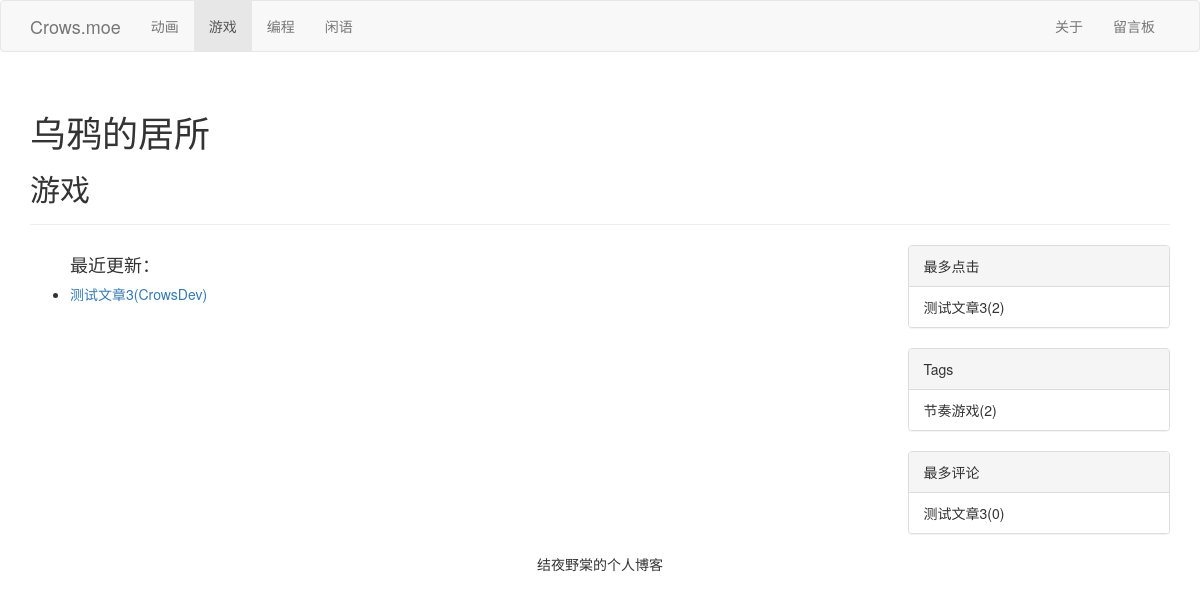
The app's page /blog/2/ with its own data.
### blog/models.py (models this page shows, shortened)
class Category(models.Model):
    category_name = models.CharField(max_length=30)
    clicks = models.IntegerField(default=0)

class Article(models.Model):
    title = models.CharField(max_length=100)
    author = models.ForeignKey(Author)
    category = models.ForeignKey(Category)
    tags = models.ManyToManyField(Tag, blank=True)
    publish_time = models.DateTimeField(auto_now_add=True)
    last_update_time = models.DateField(auto_now=True)
    text = models.TextField()
    comments = models.ManyToManyField(Comment, blank=True)
    comments_count = models.IntegerField(default=0)
    clicks = models.IntegerField(default=0)

class Author(models.Model):
    name = models.CharField(max_length=30)
    email = models.EmailField()
    def __str__(self):
        return self.name

class Tag(models.Model):
    tag_name = models.CharField(max_length=30)
    clicks = models.IntegerField(default=0)
    category = models.ForeignKey(Category, null=True)

### blog/views.py (the view)
# urls.py: url(r'^(?P<category_id>\d+)/$', views.category_view, name='category'),
def category_view(request, category_id):
    _category = get_object_or_404(Category, pk=category_id)
    category_list = Category.objects.all()
    sbd = SidebarData()
    content = sbd.gather_data(_category)
    _category.clicks += 1
    content.update({'category': _category, 'category_list': category_list})
    return render(request, 'blog/category.html', content)

### blog/templatetags/blog_filter.py (called while the page is built)
@register.filter()
def article_cmt_count(article):
    return article.comments.count()

### blog/templates/blog/category.html (shortened to what this page needs)
{% extends 'blog/base_blog.html' %}
{% block nav_var_left %}
  {% for category_item in category_list %}
    {% ifequal category_item.id category.id %}
      <li class="active"><a href="{% url 'blog:category' category_item.id %}">
        {{ category_item.category_name }}</a></li>
    {% else %}
      <li><a href="{% url 'blog:category' category_item.id %}">
        {{ category_item.category_name }}</a></li>
    {% endifequal %}
  {% endfor %}
{% endblock %}
{% block top_banner %}
  <h1>乌鸦的居所</h1>
  <h2>{{ category.category_name }}</h2>
{% endblock %}
{% block main_area %}
  {% if category %}
    {% if recent_update %}
      <ul><h4>最近更新：</h4>
        {% for article in recent_update %}
          <li><a href="{% url 'blog:article' article.id %}">{{ article.title }}({{ article.author }})</a></li>
        {% endfor %}
      </ul>
    {% else %}
      <h4>暂时还没有文章，敬请期待</h4>
    {% endif %}
  {% else %}
    <h1>未找到相应的分类</h1>
  {% endif %}
{% endblock %}
{% block footer %}
  <p class="text-center">结夜野棠的个人博客</p>
{% endblock %}

### blog/templates/blog/base_blog.html (shortened to what this page needs)
{% extends 'common/base_navbar.html' %}
{% block content %}
  <div class="container">
    <div class="page-header">
      {% block top_banner %}
      {% endblock %}
    </div>
    <div class="row">
      <div class="col-sm-9 col-xs-12">
        {% block main_area %}
        {% endblock %}
      </div>
      <div class="col-sm-3 hidden-xs">
        {% block sidebar_right %}
          {% if most_clicks_articles %}
            <div class="panel panel-default pan">
              <div class="panel-heading">最多点击</div>
              <ul class="list-group">
                {% for article in most_clicks_articles %}
                  <li class="list-group-item">{{ article.title }}({{ article.clicks }})</li>
                {% endfor %}
              </ul>
            </div>
          {% endif %}
          {% if most_clicks_tags %}
            <div class="panel panel-default pan">
              <div class="panel-heading">Tags</div>
              <ul class="list-group">
                {% for tag in most_clicks_tags %}
                  <li class="list-group-item">{{ tag.tag_name }}({{ tag.clicks }})</li>
                {% endfor %}
              </ul>
            </div>
          {% endif %}
          {% if most_commented %}
            <div class="panel panel-default pan">
              <div class="panel-heading">最多评论</div>
              <ul class="list-group">
                {% for article in most_commented %}
                  {% load blog_filter %}
                  <li class="list-group-item">{{ article.title }}({{ article | article_cmt_count }})</li>
                {% endfor %}
              </ul>
            </div>
          {% endif %}
          {% block recent_update_area %}
            {% if recent_update %}
                  {% for article in recent_update %}
                    {% load blog_filter %}
                  {% endfor %}
            {% endif %}
          {% endblock %}
        {% endblock %}
      </div>
    </div>
    <div>
      {% block footer %}
      {% endblock %}
    </div>
  </div>
{% endblock %}

### records on screen
Category: category_name "动画"
Category: category_name "游戏"
Category: category_name "编程"
Category: category_name "闲语"
Article: title "测试文章3", author "CrowsDev", clicks "2", id "0"
Tag: tag_name "节奏游戏", clicks "2"
